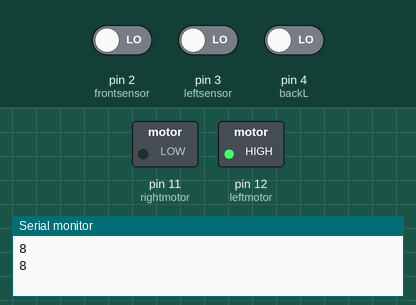
Recording of a sketch running on a simulated Arduino Uno, built with avr-gcc and run on an emulated ATmega328P. Parts: switched loads named in the sketch (green lamp = pin HIGH), the last lines printed to the serial monitor. Dashed ring = blinking. The test bench sets the inputs (shaded band); at power-on: pin 2 (frontsensor) LOW, pin 3 (leftsensor) LOW, pin 4 (backL) LOW.

Above: at 3.2 s.
3.3 s: pin 2 (frontsensor) driven HIGH
At 4.25 s:
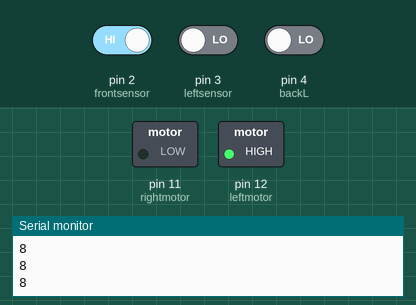
7.4 s: pin 3 (leftsensor) driven HIGH
At 7.73 s:
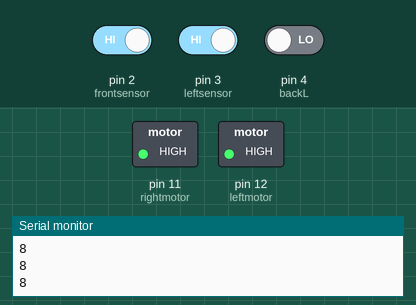
10.9 s: pin 3 (leftsensor) driven LOW
At 14.3 s:
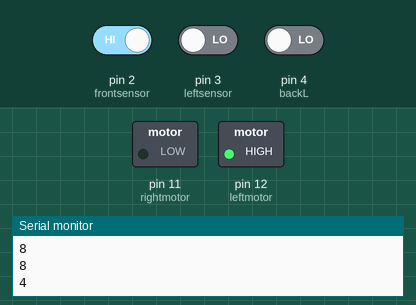
14.4 s: pin 2 (frontsensor) driven LOW
At 16.2 s:
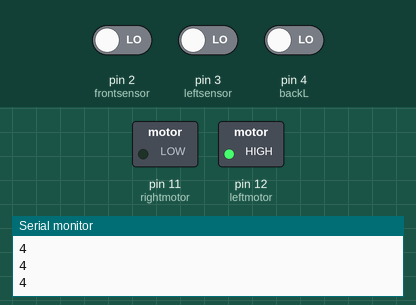
Timing chart, 0 to 17.7 s (numbered marks = the images above; inputs shaded):
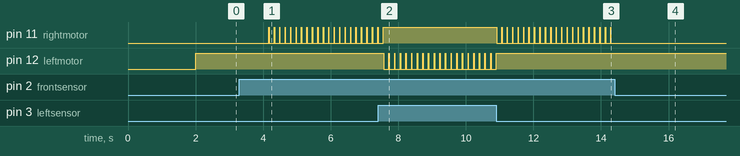

Measured:
- after the input at 3.3 s, pin 11 (rightmotor): alternates HIGH for 0.01 s and LOW for 0.15 s, starting after 0.87 s
- after the input at 7.4 s, pin 11 (rightmotor): goes on until 7.6 s, then stays HIGH; pin 12 (leftmotor): alternates HIGH for 0.01 s and LOW for 0.16 s, starting after 0.17 s
- after the input at 10.9 s, pin 11 (rightmotor): alternates HIGH for 0.01 s and LOW for 0.15 s, starting at once; pin 12 (leftmotor): goes on until 10.9 s, then stays HIGH
- after the input at 14.4 s, pin 11 (rightmotor): stops changing and stays LOW

The sketch:

Leftfollower.ino
```cpp
int leftsensor = 3;
int frontsensor = 2;
int rightmotor = 11;
int leftmotor = 12;
int backL = 4;
void setup() {
  pinMode(leftmotor,OUTPUT);
  pinMode(rightmotor,OUTPUT);
  pinMode(leftsensor,INPUT);
  pinMode(frontsensor,INPUT);
  pinMode(backL,INPUT);
  Serial.begin(9600);
  digitalWrite(rightmotor,LOW);
  digitalWrite(leftmotor,LOW);
  delay(2000);
}

void loop() {
  digitalWrite(rightmotor,HIGH);
  digitalWrite(leftmotor,HIGH);
  //refreshes
  int left = valueLeft();
  int front = valueFront();
  int backL = valueBackL();

  if(front < 1500){Serial.println(front);turnRight();} //turn right when front hit the wall

  else if(left <= 1500) {Serial.println(left);aRight();}//if too much left turn right

  else if(left > 1500) {aLeft();}//if too much right turn left

  delay(5);
}

//hard left adjust
void aLeft(){
  digitalWrite(rightmotor,HIGH);
  digitalWrite(leftmotor,LOW);
  int left = valueLeft();
  int front = valueFront();
  /*while(left > 1500 && front > 1500){
    left = valueLeft();
    front = valueFront();
  }*/
  delay(150);
  digitalWrite(leftmotor,HIGH);
}

//hard right adjust
void aRight(){
  digitalWrite(rightmotor,LOW);
  digitalWrite(leftmotor,HIGH);
  int left = valueLeft();
  int front = valueFront();
  /*
  while(left < 1500 && front > 1500){
    left = valueLeft();
    front = valueFront();
  }
  */
  delay(150);
  digitalWrite(rightmotor,HIGH);
}

//right turn 90
void turnRight(){
  digitalWrite(rightmotor,LOW);
  digitalWrite(leftmotor,HIGH);
  delay(1000);
  digitalWrite(leftmotor,LOW);

}


//stop
void wait(int t){
  digitalWrite(rightmotor,LOW);
  digitalWrite(leftmotor,LOW);
  Serial.println(00000);
  delay(t);
  digitalWrite(rightmotor,HIGH);
  digitalWrite(leftmotor,HIGH);
}

//digital Read
int valueLeft(){
  return Read(leftsensor);
}

int valueFront(){
  return Read(frontsensor);
}

int valueBackL(){
  return Read(backL);
}


int Read(int pin){
  pinMode( pin, OUTPUT );
  digitalWrite( pin, HIGH );
  delayMicroseconds(10);
  pinMode( pin, INPUT );
  long time = micros();
  //time how long the input is HIGH, but quit after 3ms as nothing happens after that
  while  (digitalRead(pin) == HIGH && micros() - time < 3000);
  int diff = micros() - time;
  return diff;
}
```
